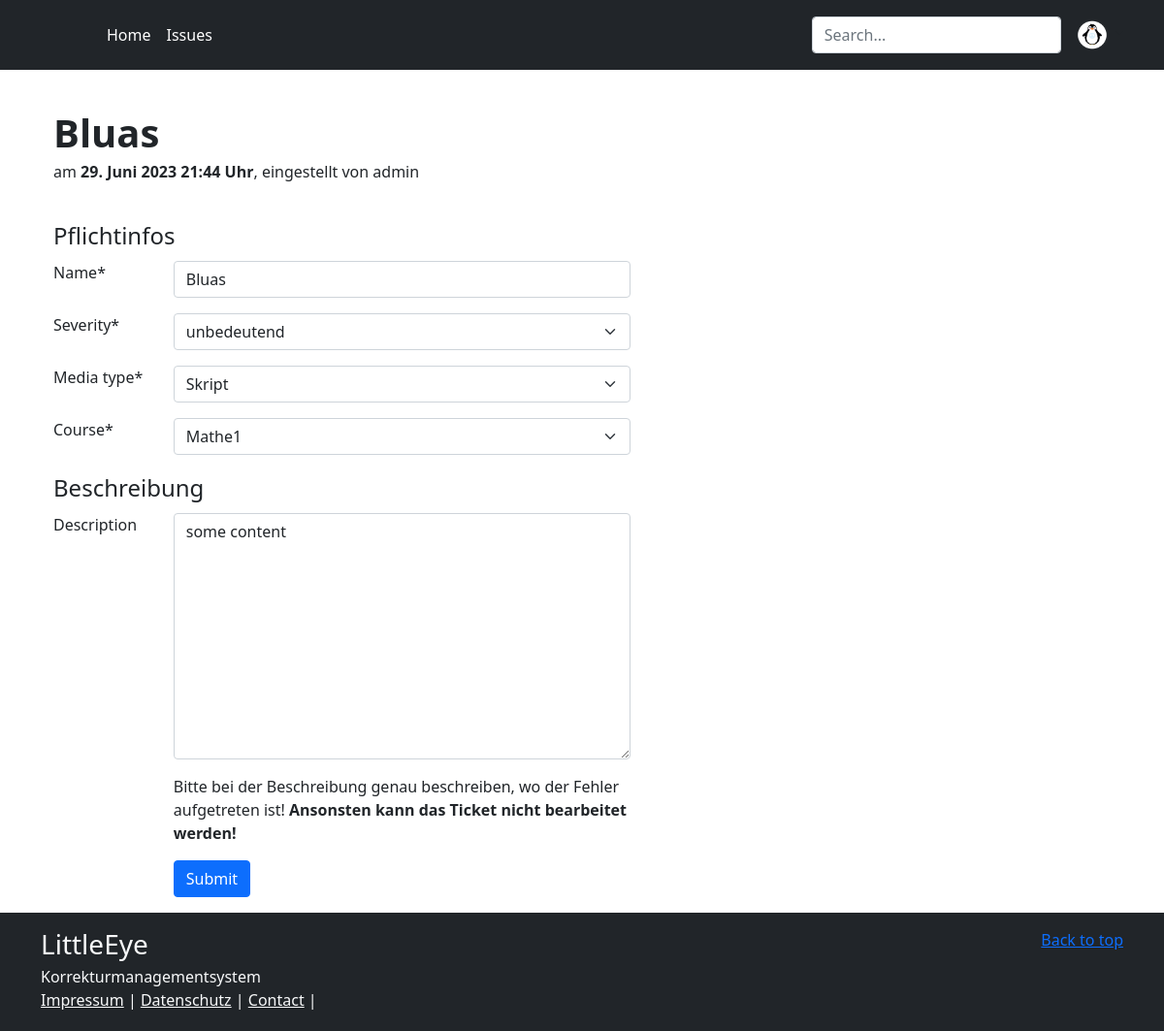
The page /issue/1/update (signed in) on the database its author committed.
### issues/models.py (models this page shows, shortened)
class DateMixin(models.Model):
    created_at = models.DateTimeField(auto_now_add=True)
    updated_at = models.DateTimeField(auto_now=True)
    class Meta:
        abstract = True

class Issue(DateMixin):
    class Severity(models.IntegerChoices):
        MINOR = 1, "unbedeutend"
        NORMAL = 2, "normal"
        URGENT = 3, "dringend"
        LARGE = 4, "sofort"
    name = models.CharField(
        max_length=100,
        validators=[MinLengthValidator(3, message="Custom")],
    )
    description = models.TextField(null=True, blank=True, validators=[])
    course = models.ForeignKey(Course, on_delete=models.PROTECT, related_name="issues")
    is_active = models.BooleanField(default=True)
    severity = models.IntegerField(choices=Severity.choices)
    author = models.ForeignKey(User, on_delete=models.CASCADE, related_name="issues")
    media_type = models.ForeignKey(
        MediaType, on_delete=models.PROTECT, related_name="issues"
    )
    tags = models.ManyToManyField(Tag, related_name="issues", blank=True)
    class Meta:
        ordering = ["name"]
        constraints = [
            models.UniqueConstraint(fields=["author", "name"], name="unique_author"),
        ]

class MediaType(models.Model):
    name = models.CharField(
        max_length=50,
        unique=True,
        validators=[MinLengthValidator(3), MaxLengthValidator(50)],
    )
    icon = models.CharField(max_length=19)
    def __str__(self):
        return self.name

### user/models.py (models this page shows, shortened)
class User(AbstractUser):
    class Role(models.TextChoices):
        ADMIN = "ADMIN", "Admin"
        TUTOR = "TUTOR", "Tutor"
        STUDENT = "STUDENT", "Student"
    base_role = Role.ADMIN
    role = models.CharField(max_length=50, choices=Role.choices)

### courses/models.py (models this page shows)
class Course(models.Model):
    name = models.CharField(max_length=100)
    description = models.TextField(null=True, blank=True)
    lecturer = models.ManyToManyField(
        User, related_name="courses", limit_choices_to={"role": "TUTOR"}
    )
    def __str__(self):
        return self.name

### issues/views.py (the view)
class IssueUpdateView(UpdateView):
    model = Issue
    form_class = IssueForm

### issues/templates/issues/issue_form.html
{% extends 'base.html' %}
{% load crispy_forms_tags %}
{% block head %}
<h1 class="display-6 fw-bold lh-1">{{object.name}}</h1>
<p>
am <b>{{object.created_at}} Uhr</b>, eingestellt von  {{object.author}}
</p>
{% endblock %}
{% block content %}
<div class="container">
<div class="row">
<div class="col-lg-8 col-sm-12">
{% crispy form form.helper %}
</div>
</div>
</div>
{%endblock%}

### rows shown on the page
Issue: name "Bluas", created_at "29. Juni 2023 21:44", author "admin", severity "unbedeutend", media_type "Skript", course "Mathe1", description "some content"
